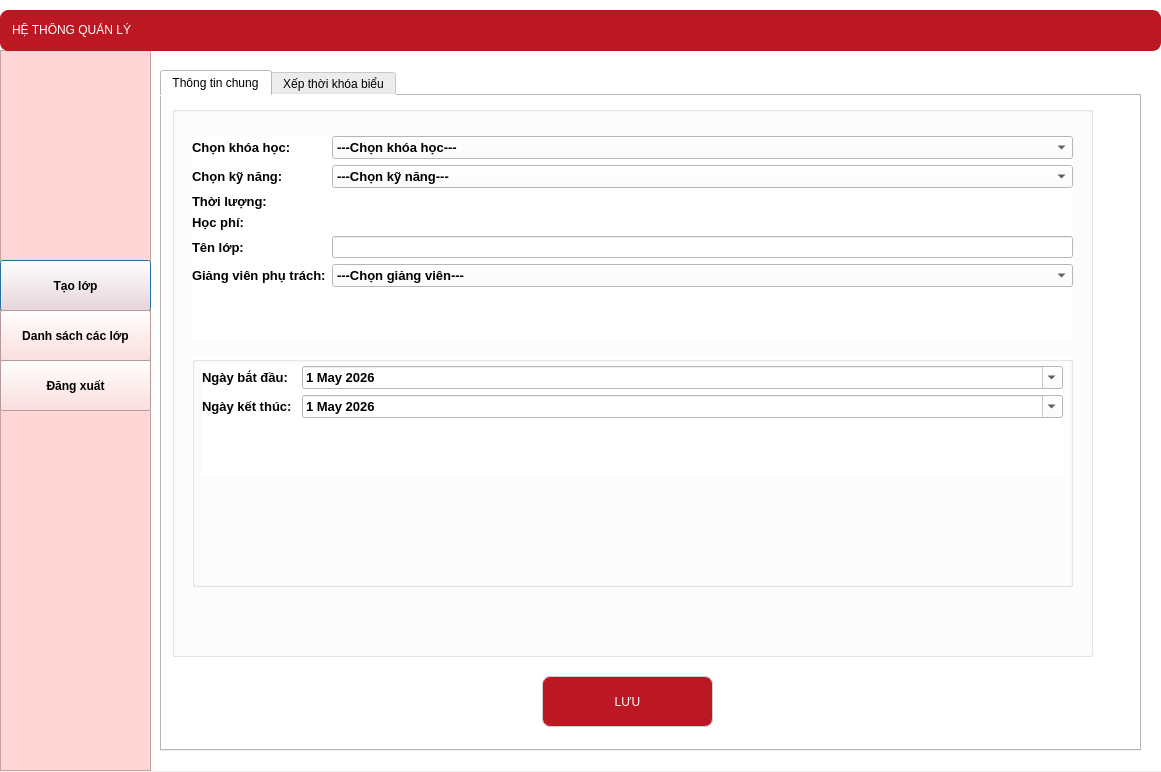
<?xml version="1.0" encoding="UTF-8"?>
<ui version="4.0">
 <class>Dialog</class>
 <widget class="QDialog" name="Dialog">
  <property name="geometry">
   <rect>
    <x>0</x>
    <y>0</y>
    <width>1161</width>
    <height>772</height>
   </rect>
  </property>
  <property name="windowTitle">
   <string>Dialog</string>
  </property>
  <widget class="QWidget" name="widget" native="true">
   <property name="geometry">
    <rect>
     <x>0</x>
     <y>0</y>
     <width>1161</width>
     <height>771</height>
    </rect>
   </property>
   <property name="styleSheet">
    <string notr="true">background: white;
</string>
   </property>
   <widget class="QFrame" name="frame">
    <property name="geometry">
     <rect>
      <x>0</x>
      <y>50</y>
      <width>151</width>
      <height>721</height>
     </rect>
    </property>
    <property name="styleSheet">
     <string notr="true">background:rgb(255, 213, 213)</string>
    </property>
    <property name="frameShape">
     <enum>QFrame::StyledPanel</enum>
    </property>
    <property name="frameShadow">
     <enum>QFrame::Raised</enum>
    </property>
    <widget class="QPushButton" name="Button_taolop">
     <property name="geometry">
      <rect>
       <x>0</x>
       <y>210</y>
       <width>151</width>
       <height>51</height>
      </rect>
     </property>
     <property name="font">
      <font>
       <pointsize>9</pointsize>
       <weight>75</weight>
       <bold>true</bold>
      </font>
     </property>
     <property name="text">
      <string>Tạo lớp</string>
     </property>
    </widget>
    <widget class="QPushButton" name="Button_dslop">
     <property name="geometry">
      <rect>
       <x>0</x>
       <y>260</y>
       <width>151</width>
       <height>51</height>
      </rect>
     </property>
     <property name="font">
      <font>
       <pointsize>9</pointsize>
       <weight>75</weight>
       <bold>true</bold>
      </font>
     </property>
     <property name="text">
      <string>Danh sách các lớp</string>
     </property>
    </widget>
    <widget class="QPushButton" name="Button_logout">
     <property name="geometry">
      <rect>
       <x>0</x>
       <y>310</y>
       <width>151</width>
       <height>51</height>
      </rect>
     </property>
     <property name="font">
      <font>
       <pointsize>9</pointsize>
       <weight>75</weight>
       <bold>true</bold>
      </font>
     </property>
     <property name="text">
      <string>Đăng xuất</string>
     </property>
    </widget>
   </widget>
   <widget class="QTabWidget" name="tabWidget_2">
    <property name="geometry">
     <rect>
      <x>160</x>
      <y>70</y>
      <width>981</width>
      <height>681</height>
     </rect>
    </property>
    <property name="currentIndex">
     <number>0</number>
    </property>
    <widget class="QWidget" name="tab_3">
     <attribute name="title">
      <string>Thông tin chung</string>
     </attribute>
     <widget class="QGroupBox" name="groupBox_5">
      <property name="geometry">
       <rect>
        <x>10</x>
        <y>10</y>
        <width>921</width>
        <height>551</height>
       </rect>
      </property>
      <property name="font">
       <font>
        <pointsize>9</pointsize>
        <weight>75</weight>
        <bold>true</bold>
       </font>
      </property>
      <property name="title">
       <string/>
      </property>
      <widget class="QWidget" name="formLayoutWidget_7">
       <property name="geometry">
        <rect>
         <x>20</x>
         <y>30</y>
         <width>881</width>
         <height>206</height>
        </rect>
       </property>
       <layout class="QFormLayout" name="formLayout_7">
        <item row="0" column="0">
         <widget class="QLabel" name="label_5">
          <property name="font">
           <font>
            <pointsize>10</pointsize>
            <weight>75</weight>
            <bold>true</bold>
           </font>
          </property>
          <property name="text">
           <string>Chọn khóa học:</string>
          </property>
         </widget>
        </item>
        <item row="0" column="1">
         <widget class="QComboBox" name="choosecourse_2">
          <property name="font">
           <font>
            <pointsize>10</pointsize>
           </font>
          </property>
          <item>
           <property name="text">
            <string>---Chọn khóa học---</string>
           </property>
          </item>
          <item>
           <property name="text">
            <string>Tiếng Anh giao tiếp cơ bản</string>
           </property>
          </item>
          <item>
           <property name="text">
            <string>Lớp nền tảng cho người mới bắt đầu</string>
           </property>
          </item>
          <item>
           <property name="text">
            <string>Lớp luyện thi Cambridge Mover</string>
           </property>
          </item>
          <item>
           <property name="text">
            <string>Lớp luyện thi Cambridge Flyer</string>
           </property>
          </item>
          <item>
           <property name="text">
            <string>Lớp luyện IELTS mục tiêu 5.0</string>
           </property>
          </item>
          <item>
           <property name="text">
            <string>Lớp luyện IELTS mục tiêu 6.0</string>
           </property>
          </item>
         </widget>
        </item>
        <item row="1" column="0">
         <widget class="QLabel" name="label_22">
          <property name="font">
           <font>
            <pointsize>10</pointsize>
            <weight>75</weight>
            <bold>true</bold>
           </font>
          </property>
          <property name="text">
           <string>Chọn kỹ năng:</string>
          </property>
         </widget>
        </item>
        <item row="1" column="1">
         <widget class="QComboBox" name="chooseskill_2">
          <property name="font">
           <font>
            <pointsize>10</pointsize>
           </font>
          </property>
          <item>
           <property name="text">
            <string>---Chọn kỹ năng---</string>
           </property>
          </item>
          <item>
           <property name="text">
            <string>Communication Listening</string>
           </property>
          </item>
          <item>
           <property name="text">
            <string>Communication Speaking</string>
           </property>
          </item>
          <item>
           <property name="text">
            <string>Basic Listening</string>
           </property>
          </item>
          <item>
           <property name="text">
            <string>Basic Speaking</string>
           </property>
          </item>
          <item>
           <property name="text">
            <string>Basic Reading</string>
           </property>
          </item>
          <item>
           <property name="text">
            <string>Basic Writing</string>
           </property>
          </item>
          <item>
           <property name="text">
            <string>Listening</string>
           </property>
          </item>
          <item>
           <property name="text">
            <string>Speaking</string>
           </property>
          </item>
          <item>
           <property name="text">
            <string>Reading</string>
           </property>
          </item>
          <item>
           <property name="text">
            <string>Writing</string>
           </property>
          </item>
         </widget>
        </item>
        <item row="2" column="0">
         <widget class="QLabel" name="label_7">
          <property name="font">
           <font>
            <pointsize>10</pointsize>
            <weight>75</weight>
            <bold>true</bold>
           </font>
          </property>
          <property name="text">
           <string>Thời lượng:</string>
          </property>
         </widget>
        </item>
        <item row="2" column="1">
         <widget class="QLabel" name="thoiluongkhoa_2">
          <property name="font">
           <font>
            <pointsize>10</pointsize>
           </font>
          </property>
          <property name="text">
           <string/>
          </property>
         </widget>
        </item>
        <item row="3" column="0">
         <widget class="QLabel" name="label_19">
          <property name="font">
           <font>
            <pointsize>10</pointsize>
            <weight>75</weight>
            <bold>true</bold>
           </font>
          </property>
          <property name="text">
           <string>Học phí:</string>
          </property>
         </widget>
        </item>
        <item row="4" column="0">
         <widget class="QLabel" name="label_20">
          <property name="font">
           <font>
            <pointsize>10</pointsize>
            <weight>75</weight>
            <bold>true</bold>
           </font>
          </property>
          <property name="text">
           <string>Tên lớp:</string>
          </property>
         </widget>
        </item>
        <item row="4" column="1">
         <widget class="QLineEdit" name="nameclass_2">
          <property name="font">
           <font>
            <pointsize>9</pointsize>
           </font>
          </property>
         </widget>
        </item>
        <item row="5" column="0">
         <widget class="QLabel" name="label_21">
          <property name="font">
           <font>
            <pointsize>10</pointsize>
            <weight>75</weight>
            <bold>true</bold>
           </font>
          </property>
          <property name="text">
           <string>Giảng viên phụ trách:</string>
          </property>
         </widget>
        </item>
        <item row="5" column="1">
         <widget class="QComboBox" name="gvphutrach_2">
          <property name="font">
           <font>
            <pointsize>10</pointsize>
           </font>
          </property>
          <item>
           <property name="text">
            <string>---Chọn giảng viên---</string>
           </property>
          </item>
          <item>
           <property name="text">
            <string>Nguyễn Minh Anh</string>
           </property>
          </item>
          <item>
           <property name="text">
            <string>Trần Thu Hà</string>
           </property>
          </item>
          <item>
           <property name="text">
            <string>Lê Hoàng Nam</string>
           </property>
          </item>
          <item>
           <property name="text">
            <string>Phạm Quỳnh Chi</string>
           </property>
          </item>
          <item>
           <property name="text">
            <string>Đỗ Thành Công</string>
           </property>
          </item>
          <item>
           <property name="text">
            <string>Võ Mỹ Linh</string>
           </property>
          </item>
          <item>
           <property name="text">
            <string>Bùi Quốc Bảo</string>
           </property>
          </item>
          <item>
           <property name="text">
            <string>Hoàng Gia Hân</string>
           </property>
          </item>
         </widget>
        </item>
        <item row="3" column="1">
         <widget class="QLabel" name="hocphi_2">
          <property name="font">
           <font>
            <pointsize>10</pointsize>
           </font>
          </property>
          <property name="text">
           <string/>
          </property>
         </widget>
        </item>
       </layout>
      </widget>
      <widget class="QGroupBox" name="groupBox_6">
       <property name="geometry">
        <rect>
         <x>20</x>
         <y>250</y>
         <width>881</width>
         <height>231</height>
        </rect>
       </property>
       <property name="title">
        <string/>
       </property>
       <widget class="QWidget" name="formLayoutWidget_8">
        <property name="geometry">
         <rect>
          <x>10</x>
          <y>10</y>
          <width>861</width>
          <height>111</height>
         </rect>
        </property>
        <layout class="QFormLayout" name="formLayout_8">
         <item row="0" column="0">
          <widget class="QLabel" name="label_23">
           <property name="font">
            <font>
             <pointsize>10</pointsize>
             <weight>75</weight>
             <bold>true</bold>
            </font>
           </property>
           <property name="text">
            <string>Ngày bắt đầu:</string>
           </property>
          </widget>
         </item>
         <item row="1" column="0">
          <widget class="QLabel" name="label_24">
           <property name="font">
            <font>
             <pointsize>10</pointsize>
             <weight>75</weight>
             <bold>true</bold>
            </font>
           </property>
           <property name="text">
            <string>Ngày kết thúc: </string>
           </property>
          </widget>
         </item>
         <item row="0" column="1">
          <widget class="QDateEdit" name="datestart_2">
           <property name="font">
            <font>
             <pointsize>10</pointsize>
            </font>
           </property>
           <property name="calendarPopup">
            <bool>true</bool>
           </property>
           <property name="date">
            <date>
             <year>2026</year>
             <month>5</month>
             <day>1</day>
            </date>
           </property>
          </widget>
         </item>
         <item row="1" column="1">
          <widget class="QDateEdit" name="dateEnd_2">
           <property name="font">
            <font>
             <pointsize>10</pointsize>
            </font>
           </property>
           <property name="calendarPopup">
            <bool>true</bool>
           </property>
           <property name="date">
            <date>
             <year>2026</year>
             <month>5</month>
             <day>1</day>
            </date>
           </property>
          </widget>
         </item>
        </layout>
       </widget>
      </widget>
     </widget>
     <widget class="QPushButton" name="save">
      <property name="geometry">
       <rect>
        <x>380</x>
        <y>580</y>
        <width>171</width>
        <height>51</height>
       </rect>
      </property>
      <property name="styleSheet">
       <string notr="true">QPushButton {
    /* Font Segoe UI, cỡ chữ 10pt, độ đậm 700 (Bold) */
    font: 700 10pt &quot;Segoe UI&quot;; 
    color: white;
    background-color: #bc1823;
    border-radius: 8px; /* Bo góc 8px theo yêu cầu của bạn */
    padding: 12px;      /* Padding 12px theo yêu cầu của bạn */
    border: 1px solid #ccc;
    text-transform: uppercase; /* In hoa toàn bộ chữ để trông quyền lực hơn (tùy chọn) */
}

QPushButton:hover {
    background-color: #ffecee;
    color: #bc1823; /* Chữ đỏ đậm trên nền hồng nhạt sẽ đẹp hơn đen */
    border: 2px solid #df9da2;
}</string>
      </property>
      <property name="text">
       <string>LƯU</string>
      </property>
     </widget>
    </widget>
    <widget class="QWidget" name="tab_4">
     <attribute name="title">
      <string>Xếp thời khóa biểu</string>
     </attribute>
     <widget class="QGroupBox" name="groupBox_7">
      <property name="geometry">
       <rect>
        <x>20</x>
        <y>10</y>
        <width>931</width>
        <height>111</height>
       </rect>
      </property>
      <property name="font">
       <font>
        <pointsize>9</pointsize>
       </font>
      </property>
      <property name="title">
       <string>Chọn buổi học</string>
      </property>
      <widget class="QWidget" name="formLayoutWidget_9">
       <property name="geometry">
        <rect>
         <x>310</x>
         <y>20</y>
         <width>271</width>
         <height>71</height>
        </rect>
       </property>
       <layout class="QFormLayout" name="formLayout_9">
        <item row="0" column="0">
         <widget class="QLabel" name="label_25">
          <property name="font">
           <font>
            <pointsize>10</pointsize>
            <weight>75</weight>
            <bold>true</bold>
           </font>
          </property>
          <property name="text">
           <string>Ca học:</string>
          </property>
         </widget>
        </item>
        <item row="0" column="1">
         <widget class="QComboBox" name="ca1_2">
          <item>
           <property name="text">
            <string>Ca 1 (07:00 - 10:00)</string>
           </property>
          </item>
          <item>
           <property name="text">
            <string>Ca 2</string>
           </property>
          </item>
         </widget>
        </item>
        <item row="1" column="0">
         <widget class="QLabel" name="label_26">
          <property name="font">
           <font>
            <pointsize>10</pointsize>
            <weight>75</weight>
            <bold>true</bold>
           </font>
          </property>
          <property name="text">
           <string>Ca học:</string>
          </property>
         </widget>
        </item>
        <item row="1" column="1">
         <widget class="QComboBox" name="ca2_2">
          <item>
           <property name="text">
            <string>Ca 1 (07:00 - 10:00)</string>
           </property>
          </item>
          <item>
           <property name="text">
            <string>Ca 2</string>
           </property>
          </item>
         </widget>
        </item>
       </layout>
      </widget>
      <widget class="QWidget" name="formLayoutWidget_10">
       <property name="geometry">
        <rect>
         <x>620</x>
         <y>20</y>
         <width>281</width>
         <height>71</height>
        </rect>
       </property>
       <layout class="QFormLayout" name="formLayout_10">
        <item row="0" column="0">
         <widget class="QLabel" name="label_27">
          <property name="font">
           <font>
            <pointsize>10</pointsize>
            <weight>75</weight>
            <bold>true</bold>
           </font>
          </property>
          <property name="text">
           <string>Phòng học:</string>
          </property>
         </widget>
        </item>
        <item row="1" column="0">
         <widget class="QLabel" name="label_28">
          <property name="font">
           <font>
            <pointsize>10</pointsize>
            <weight>75</weight>
            <bold>true</bold>
           </font>
          </property>
          <property name="text">
           <string>Phòng học:</string>
          </property>
         </widget>
        </item>
        <item row="0" column="1">
         <widget class="QComboBox" name="room1_2">
          <property name="font">
           <font>
            <pointsize>10</pointsize>
           </font>
          </property>
          <item>
           <property name="text">
            <string>101</string>
           </property>
          </item>
          <item>
           <property name="text">
            <string>102</string>
           </property>
          </item>
          <item>
           <property name="text">
            <string>201</string>
           </property>
          </item>
          <item>
           <property name="text">
            <string>202</string>
           </property>
          </item>
          <item>
           <property name="text">
            <string>Lab 1</string>
           </property>
          </item>
          <item>
           <property name="text">
            <string>Lab 2</string>
           </property>
          </item>
         </widget>
        </item>
        <item row="1" column="1">
         <widget class="QComboBox" name="room1_3">
          <property name="font">
           <font>
            <pointsize>10</pointsize>
           </font>
          </property>
          <item>
           <property name="text">
            <string>101</string>
           </property>
          </item>
          <item>
           <property name="text">
            <string>102</string>
           </property>
          </item>
          <item>
           <property name="text">
            <string>201</string>
           </property>
          </item>
          <item>
           <property name="text">
            <string>202</string>
           </property>
          </item>
          <item>
           <property name="text">
            <string>Lab 1</string>
           </property>
          </item>
          <item>
           <property name="text">
            <string>Lab 2</string>
           </property>
          </item>
         </widget>
        </item>
       </layout>
      </widget>
      <widget class="QWidget" name="formLayoutWidget_11">
       <property name="geometry">
        <rect>
         <x>20</x>
         <y>20</y>
         <width>261</width>
         <height>71</height>
        </rect>
       </property>
       <layout class="QFormLayout" name="formLayout_11">
        <item row="0" column="0">
         <widget class="QLabel" name="label_29">
          <property name="font">
           <font>
            <pointsize>10</pointsize>
            <weight>75</weight>
            <bold>true</bold>
           </font>
          </property>
          <property name="text">
           <string>Ngày:</string>
          </property>
         </widget>
        </item>
        <item row="0" column="1">
         <widget class="QDateEdit" name="dateca1_2">
          <property name="font">
           <font>
            <pointsize>10</pointsize>
           </font>
          </property>
          <property name="displayFormat">
           <string>ddd dd/MM/yyyy</string>
          </property>
          <property name="calendarPopup">
           <bool>true</bool>
          </property>
          <property name="date">
           <date>
            <year>2026</year>
            <month>5</month>
            <day>1</day>
           </date>
          </property>
         </widget>
        </item>
        <item row="1" column="0">
         <widget class="QLabel" name="label_30">
          <property name="font">
           <font>
            <pointsize>10</pointsize>
            <weight>75</weight>
            <bold>true</bold>
           </font>
          </property>
          <property name="text">
           <string>Ngày:</string>
          </property>
         </widget>
        </item>
        <item row="1" column="1">
         <widget class="QDateEdit" name="dateca2_2">
          <property name="font">
           <font>
            <pointsize>10</pointsize>
           </font>
          </property>
          <property name="displayFormat">
           <string>ddd dd/MM/yyyy</string>
          </property>
          <property name="calendarPopup">
           <bool>true</bool>
          </property>
          <property name="date">
           <date>
            <year>2026</year>
            <month>5</month>
            <day>1</day>
           </date>
          </property>
         </widget>
        </item>
       </layout>
      </widget>
     </widget>
     <widget class="QGroupBox" name="groupBox_8">
      <property name="geometry">
       <rect>
        <x>20</x>
        <y>130</y>
        <width>931</width>
        <height>41</height>
       </rect>
      </property>
      <property name="title">
       <string/>
      </property>
      <widget class="QWidget" name="formLayoutWidget_12">
       <property name="geometry">
        <rect>
         <x>20</x>
         <y>10</y>
         <width>261</width>
         <height>29</height>
        </rect>
       </property>
       <layout class="QFormLayout" name="formLayout_12">
        <item row="0" column="0">
         <widget class="QLabel" name="sLNgTIALabel_2">
          <property name="font">
           <font>
            <pointsize>10</pointsize>
            <weight>75</weight>
            <bold>true</bold>
           </font>
          </property>
          <property name="text">
           <string>Số lượng tối đa:</string>
          </property>
         </widget>
        </item>
        <item row="0" column="1">
         <widget class="QLineEdit" name="max_class_2">
          <property name="font">
           <font>
            <pointsize>10</pointsize>
           </font>
          </property>
          <property name="text">
           <string/>
          </property>
         </widget>
        </item>
       </layout>
      </widget>
     </widget>
     <widget class="QTableWidget" name="qlytrunglich_2">
      <property name="geometry">
       <rect>
        <x>20</x>
        <y>180</y>
        <width>931</width>
        <height>391</height>
       </rect>
      </property>
      <property name="styleSheet">
       <string notr="true">QTableWidget {
	font: 75 9pt &quot;MS Shell Dlg 2&quot;;
    background-color: white;
	alternate-background-color:#ffecee;
    gridline-color: black;
}

QHeaderView::section {
    background-color: #bc1823;
    color: white;
    padding: 4px;
    border: 1px solid black;
}

</string>
      </property>
      <property name="verticalScrollBarPolicy">
       <enum>Qt::ScrollBarAsNeeded</enum>
      </property>
      <property name="showDropIndicator" stdset="0">
       <bool>true</bool>
      </property>
      <property name="dragDropOverwriteMode">
       <bool>true</bool>
      </property>
      <property name="alternatingRowColors">
       <bool>true</bool>
      </property>
      <property name="showGrid">
       <bool>true</bool>
      </property>
      <attribute name="horizontalHeaderDefaultSectionSize">
       <number>110</number>
      </attribute>
      <attribute name="horizontalHeaderShowSortIndicator" stdset="0">
       <bool>false</bool>
      </attribute>
      <attribute name="horizontalHeaderStretchLastSection">
       <bool>true</bool>
      </attribute>
      <attribute name="verticalHeaderVisible">
       <bool>false</bool>
      </attribute>
      <attribute name="verticalHeaderDefaultSectionSize">
       <number>37</number>
      </attribute>
      <attribute name="verticalHeaderShowSortIndicator" stdset="0">
       <bool>false</bool>
      </attribute>
      <row>
       <property name="text">
        <string/>
       </property>
      </row>
      <row>
       <property name="text">
        <string/>
       </property>
      </row>
      <row>
       <property name="text">
        <string/>
       </property>
      </row>
      <row>
       <property name="text">
        <string/>
       </property>
      </row>
      <row>
       <property name="text">
        <string/>
       </property>
      </row>
      <row>
       <property name="text">
        <string/>
       </property>
      </row>
      <row>
       <property name="text">
        <string/>
       </property>
      </row>
      <row>
       <property name="text">
        <string/>
       </property>
      </row>
      <row>
       <property name="text">
        <string/>
       </property>
      </row>
      <row>
       <property name="text">
        <string/>
       </property>
      </row>
      <row>
       <property name="text">
        <string/>
       </property>
      </row>
      <row>
       <property name="text">
        <string/>
       </property>
      </row>
      <row>
       <property name="text">
        <string/>
       </property>
      </row>
      <row>
       <property name="text">
        <string/>
       </property>
      </row>
      <row>
       <property name="text">
        <string/>
       </property>
      </row>
      <row>
       <property name="text">
        <string/>
       </property>
      </row>
      <row>
       <property name="text">
        <string/>
       </property>
      </row>
      <row>
       <property name="text">
        <string/>
       </property>
      </row>
      <column>
       <property name="text">
        <string>STT</string>
       </property>
      </column>
      <column>
       <property name="text">
        <string>Mã lớp</string>
       </property>
      </column>
      <column>
       <property name="text">
        <string>Ngày </string>
       </property>
      </column>
      <column>
       <property name="text">
        <string>Ca</string>
       </property>
      </column>
      <column>
       <property name="text">
        <string>Phòng</string>
       </property>
      </column>
      <column>
       <property name="text">
        <string>Giảng viên</string>
       </property>
      </column>
      <column>
       <property name="text">
        <string>Trạng thái</string>
       </property>
      </column>
      <item row="0" column="0">
       <property name="text">
        <string/>
       </property>
       <property name="font">
        <font>
         <pointsize>10</pointsize>
         <weight>75</weight>
         <bold>true</bold>
        </font>
       </property>
      </item>
     </widget>
     <widget class="QPushButton" name="save_2">
      <property name="geometry">
       <rect>
        <x>380</x>
        <y>580</y>
        <width>171</width>
        <height>51</height>
       </rect>
      </property>
      <property name="styleSheet">
       <string notr="true">QPushButton {
    /* Font Segoe UI, cỡ chữ 10pt, độ đậm 700 (Bold) */
    font: 700 10pt &quot;Segoe UI&quot;; 
    color: white;
    background-color: #bc1823;
    border-radius: 8px; /* Bo góc 8px theo yêu cầu của bạn */
    padding: 12px;      /* Padding 12px theo yêu cầu của bạn */
    border: 1px solid #ccc;
    text-transform: uppercase; /* In hoa toàn bộ chữ để trông quyền lực hơn (tùy chọn) */
}

QPushButton:hover {
    background-color: #ffecee;
    color: #bc1823; /* Chữ đỏ đậm trên nền hồng nhạt sẽ đẹp hơn đen */
    border: 2px solid #df9da2;
}</string>
      </property>
      <property name="text">
       <string>LƯU</string>
      </property>
     </widget>
    </widget>
   </widget>
   <widget class="QLabel" name="label_quanlyhocvien_2">
    <property name="geometry">
     <rect>
      <x>0</x>
      <y>10</y>
      <width>1161</width>
      <height>41</height>
     </rect>
    </property>
    <property name="styleSheet">
     <string notr="true">QLabel {
    /* Màu nền đỏ đậm thương hiệu của Trầm */
    background-color: #bc1823;
    
    /* Chữ trắng, in hoa và đậm (Bold 700) */
    color: white;
    font: 700 10pt &quot;Segoe UI&quot;;
    text-transform: uppercase;
    
    /* Bo góc và viền để khớp với Dashboard */
    border-radius: 8px;
    border: 1px solid #bc1823;
    
    /* Căn giữa chữ tuyệt đối */
    qproperty-alignment: 'AlignCenter';
    padding: 8px;
}

/* Hiệu ứng khi di chuột vào để giao diện sinh động hơn */
QLabel:hover {
    background-color: #ffecee; /* Đổi sang nền hồng nhạt */
    color: #bc1823;           /* Chữ chuyển sang đỏ đậm */
    border: 1px solid #df9da2;
}</string>
    </property>
    <property name="text">
     <string>&lt;html&gt;&lt;head/&gt;&lt;body&gt;&lt;p&gt;HỆ THỐNG QUẢN LÝ&lt;/p&gt;&lt;/body&gt;&lt;/html&gt;</string>
    </property>
   </widget>
  </widget>
 </widget>
 <resources/>
 <connections/>
</ui>
